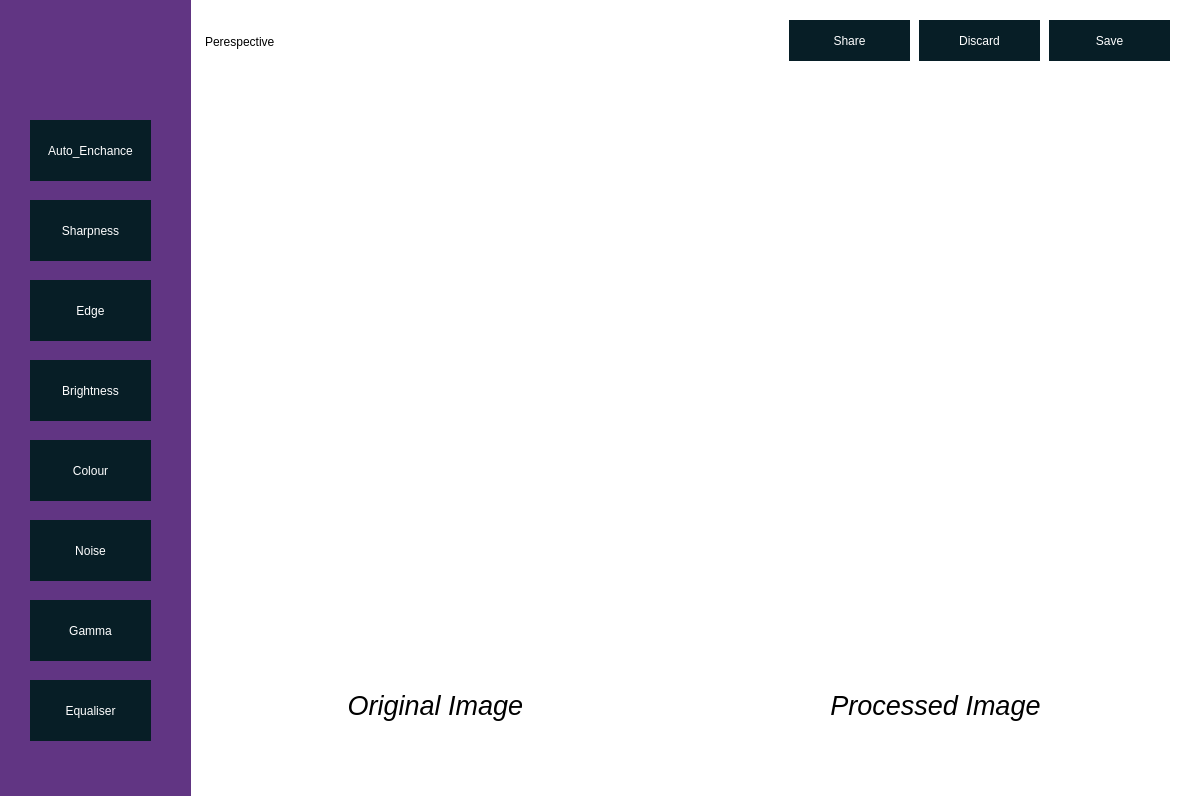
<?xml version="1.0" encoding="UTF-8"?>
<ui version="4.0">
 <class>Form</class>
 <widget class="QWidget" name="Form">
  <property name="geometry">
   <rect>
    <x>0</x>
    <y>0</y>
    <width>1201</width>
    <height>796</height>
   </rect>
  </property>
  <property name="sizePolicy">
   <sizepolicy hsizetype="Maximum" vsizetype="Maximum">
    <horstretch>0</horstretch>
    <verstretch>0</verstretch>
   </sizepolicy>
  </property>
  <property name="windowTitle">
   <string>Form</string>
  </property>
  <property name="styleSheet">
   <string notr="true"/>
  </property>
  <widget class="QFrame" name="frame">
   <property name="geometry">
    <rect>
     <x>0</x>
     <y>0</y>
     <width>1401</width>
     <height>801</height>
    </rect>
   </property>
   <property name="sizePolicy">
    <sizepolicy hsizetype="Maximum" vsizetype="Maximum">
     <horstretch>0</horstretch>
     <verstretch>0</verstretch>
    </sizepolicy>
   </property>
   <property name="styleSheet">
    <string notr="true">*{
border:none;
background-color:#fff;
color:#fff;
}
#ui{
background-color:rgb(97, 53, 131)
}
QPushButton{
background-color:#071e26;
}
#header{
text-color:#000;
}</string>
   </property>
   <property name="frameShape">
    <enum>QFrame::StyledPanel</enum>
   </property>
   <property name="frameShadow">
    <enum>QFrame::Raised</enum>
   </property>
   <widget class="QLabel" name="original">
    <property name="geometry">
     <rect>
      <x>210</x>
      <y>140</y>
      <width>451</width>
      <height>501</height>
     </rect>
    </property>
    <property name="text">
     <string/>
    </property>
   </widget>
   <widget class="QLabel" name="change">
    <property name="geometry">
     <rect>
      <x>710</x>
      <y>140</y>
      <width>451</width>
      <height>501</height>
     </rect>
    </property>
    <property name="text">
     <string/>
    </property>
   </widget>
   <widget class="QFrame" name="ui">
    <property name="geometry">
     <rect>
      <x>-10</x>
      <y>-10</y>
      <width>201</width>
      <height>811</height>
     </rect>
    </property>
    <property name="sizePolicy">
     <sizepolicy hsizetype="Maximum" vsizetype="Maximum">
      <horstretch>0</horstretch>
      <verstretch>0</verstretch>
     </sizepolicy>
    </property>
    <property name="styleSheet">
     <string notr="true">*{
border:none;
background-color:rgb(97, 53, 131);
color:#fff;
}
QPushButton{
background-color:#071e26;
}</string>
    </property>
    <property name="frameShape">
     <enum>QFrame::StyledPanel</enum>
    </property>
    <property name="frameShadow">
     <enum>QFrame::Raised</enum>
    </property>
    <widget class="QPushButton" name="auto_2">
     <property name="geometry">
      <rect>
       <x>40</x>
       <y>130</y>
       <width>121</width>
       <height>61</height>
      </rect>
     </property>
     <property name="text">
      <string>Auto_Enchance</string>
     </property>
    </widget>
    <widget class="QPushButton" name="sharpness">
     <property name="geometry">
      <rect>
       <x>40</x>
       <y>210</y>
       <width>121</width>
       <height>61</height>
      </rect>
     </property>
     <property name="text">
      <string>Sharpness</string>
     </property>
    </widget>
    <widget class="QPushButton" name="edge">
     <property name="geometry">
      <rect>
       <x>40</x>
       <y>290</y>
       <width>121</width>
       <height>61</height>
      </rect>
     </property>
     <property name="text">
      <string>Edge</string>
     </property>
    </widget>
    <widget class="QPushButton" name="brightness">
     <property name="geometry">
      <rect>
       <x>40</x>
       <y>370</y>
       <width>121</width>
       <height>61</height>
      </rect>
     </property>
     <property name="text">
      <string>Brightness</string>
     </property>
    </widget>
    <widget class="QPushButton" name="colour">
     <property name="geometry">
      <rect>
       <x>40</x>
       <y>450</y>
       <width>121</width>
       <height>61</height>
      </rect>
     </property>
     <property name="text">
      <string>Colour</string>
     </property>
    </widget>
    <widget class="QLabel" name="logo">
     <property name="geometry">
      <rect>
       <x>50</x>
       <y>20</y>
       <width>100</width>
       <height>100</height>
      </rect>
     </property>
     <property name="text">
      <string/>
     </property>
    </widget>
    <widget class="QPushButton" name="colour_2">
     <property name="geometry">
      <rect>
       <x>40</x>
       <y>530</y>
       <width>121</width>
       <height>61</height>
      </rect>
     </property>
     <property name="text">
      <string>Noise</string>
     </property>
    </widget>
    <widget class="QPushButton" name="gamma">
     <property name="geometry">
      <rect>
       <x>40</x>
       <y>610</y>
       <width>121</width>
       <height>61</height>
      </rect>
     </property>
     <property name="text">
      <string>Gamma</string>
     </property>
    </widget>
    <widget class="QPushButton" name="equaliser">
     <property name="geometry">
      <rect>
       <x>40</x>
       <y>690</y>
       <width>121</width>
       <height>61</height>
      </rect>
     </property>
     <property name="text">
      <string>Equaliser</string>
     </property>
    </widget>
   </widget>
   <widget class="QFrame" name="header">
    <property name="geometry">
     <rect>
      <x>199</x>
      <y>10</y>
      <width>991</width>
      <height>61</height>
     </rect>
    </property>
    <property name="styleSheet">
     <string notr="true">QLabel{
color:#000;
	font: 30pt &quot;Ubuntu Condensed Bold&quot;;
}</string>
    </property>
    <property name="frameShape">
     <enum>QFrame::StyledPanel</enum>
    </property>
    <property name="frameShadow">
     <enum>QFrame::Raised</enum>
    </property>
    <widget class="QPushButton" name="discard">
     <property name="geometry">
      <rect>
       <x>720</x>
       <y>10</y>
       <width>121</width>
       <height>41</height>
      </rect>
     </property>
     <property name="text">
      <string>Discard</string>
     </property>
     <property name="icon">
      <iconset theme="edit-clear">
       <normaloff>.</normaloff>.</iconset>
     </property>
    </widget>
    <widget class="QPushButton" name="save">
     <property name="geometry">
      <rect>
       <x>850</x>
       <y>10</y>
       <width>121</width>
       <height>41</height>
      </rect>
     </property>
     <property name="text">
      <string>Save</string>
     </property>
     <property name="icon">
      <iconset theme="document-save">
       <normaloff>.</normaloff>.</iconset>
     </property>
    </widget>
    <widget class="QLabel" name="label">
     <property name="geometry">
      <rect>
       <x>6</x>
       <y>6</y>
       <width>541</width>
       <height>51</height>
      </rect>
     </property>
     <property name="text">
      <string>Perespective</string>
     </property>
    </widget>
    <widget class="QPushButton" name="discard_2">
     <property name="geometry">
      <rect>
       <x>590</x>
       <y>10</y>
       <width>121</width>
       <height>41</height>
      </rect>
     </property>
     <property name="text">
      <string>Share</string>
     </property>
     <property name="icon">
      <iconset theme="emblem-shared"/>
     </property>
    </widget>
   </widget>
   <widget class="QFrame" name="footer">
    <property name="geometry">
     <rect>
      <x>200</x>
      <y>670</y>
      <width>1001</width>
      <height>80</height>
     </rect>
    </property>
    <property name="styleSheet">
     <string notr="true">QLabel{
color:#000
}</string>
    </property>
    <property name="frameShape">
     <enum>QFrame::StyledPanel</enum>
    </property>
    <property name="frameShadow">
     <enum>QFrame::Raised</enum>
    </property>
    <widget class="QLabel" name="label_2">
     <property name="geometry">
      <rect>
       <x>100</x>
       <y>10</y>
       <width>271</width>
       <height>51</height>
      </rect>
     </property>
     <property name="font">
      <font>
       <pointsize>20</pointsize>
       <italic>true</italic>
       <bold>false</bold>
      </font>
     </property>
     <property name="text">
      <string>Original Image</string>
     </property>
     <property name="alignment">
      <set>Qt::AlignCenter</set>
     </property>
    </widget>
    <widget class="QLabel" name="label_3">
     <property name="geometry">
      <rect>
       <x>600</x>
       <y>10</y>
       <width>271</width>
       <height>51</height>
      </rect>
     </property>
     <property name="font">
      <font>
       <pointsize>20</pointsize>
       <italic>true</italic>
      </font>
     </property>
     <property name="text">
      <string>Processed Image</string>
     </property>
     <property name="alignment">
      <set>Qt::AlignCenter</set>
     </property>
    </widget>
   </widget>
   <zorder>ui</zorder>
   <zorder>original</zorder>
   <zorder>change</zorder>
   <zorder>header</zorder>
   <zorder>footer</zorder>
  </widget>
 </widget>
 <resources/>
 <connections/>
</ui>
